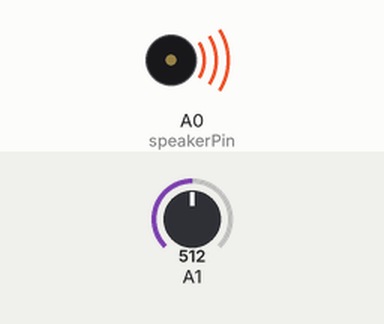
Simulated run of this sketch. Board: Arduino Uno, built with avr-gcc and run on an emulated ATmega328P. Parts: buzzer (waves = sounding). The inputs (shaded band) are chosen by the test bench; at power-on: A1 = 512. What the sketch prints to the serial monitor is not drawn.

Above: at 0.15 s.
Timing chart, 0 to 3.0 s (numbered marks = the images above):
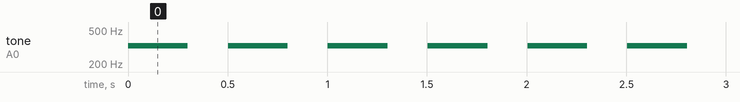

Measured:
- by itself, tone on A0 (speakerPin): alternates 329 Hz for 0.30 s and silent for 0.20 s

The sketch:

ToneSimple.ino
```cpp
/*
  Plays a tone in response to a potentiometer

  circuit:
     * 8-ohm speaker and 100-ohm resistor
     in series on pin 5
     * Potentiometer connected to pin A0

   created 18 Dec 2018
   modified 22 Dec 2018
   by Tom Igoe
*/

// middle A is the reference frequency for an
// equal-tempered scale. Set its frequency and note value:
#define NOTE_A4 69         // MIDI note value for middle A
#define FREQ_A4 440        // frequency for middle A

const int speakerPin = A0;  // the pin number for the speaker
void setup() {
  Serial.begin(9600);
  // make the speaker pin an output:
  pinMode(speakerPin, OUTPUT);
}
void loop() {
  // convert sensor reading to 21 - 108 range
  // which is the range of MIDI notes on an 88-key keyboard
  // (from A0 to C8):
  int sensorReading = analogRead(A1);
  int noteValue = map(sensorReading, 0, 1023, 21, 108);
  // then convert to frequency:
  float frequency =  FREQ_A4 * pow(2, ((noteValue - NOTE_A4) / 12.0));
  // turn the speaker on:
  tone(speakerPin, frequency, 300);
  Serial.println(frequency);
  delay(500);
}
```
